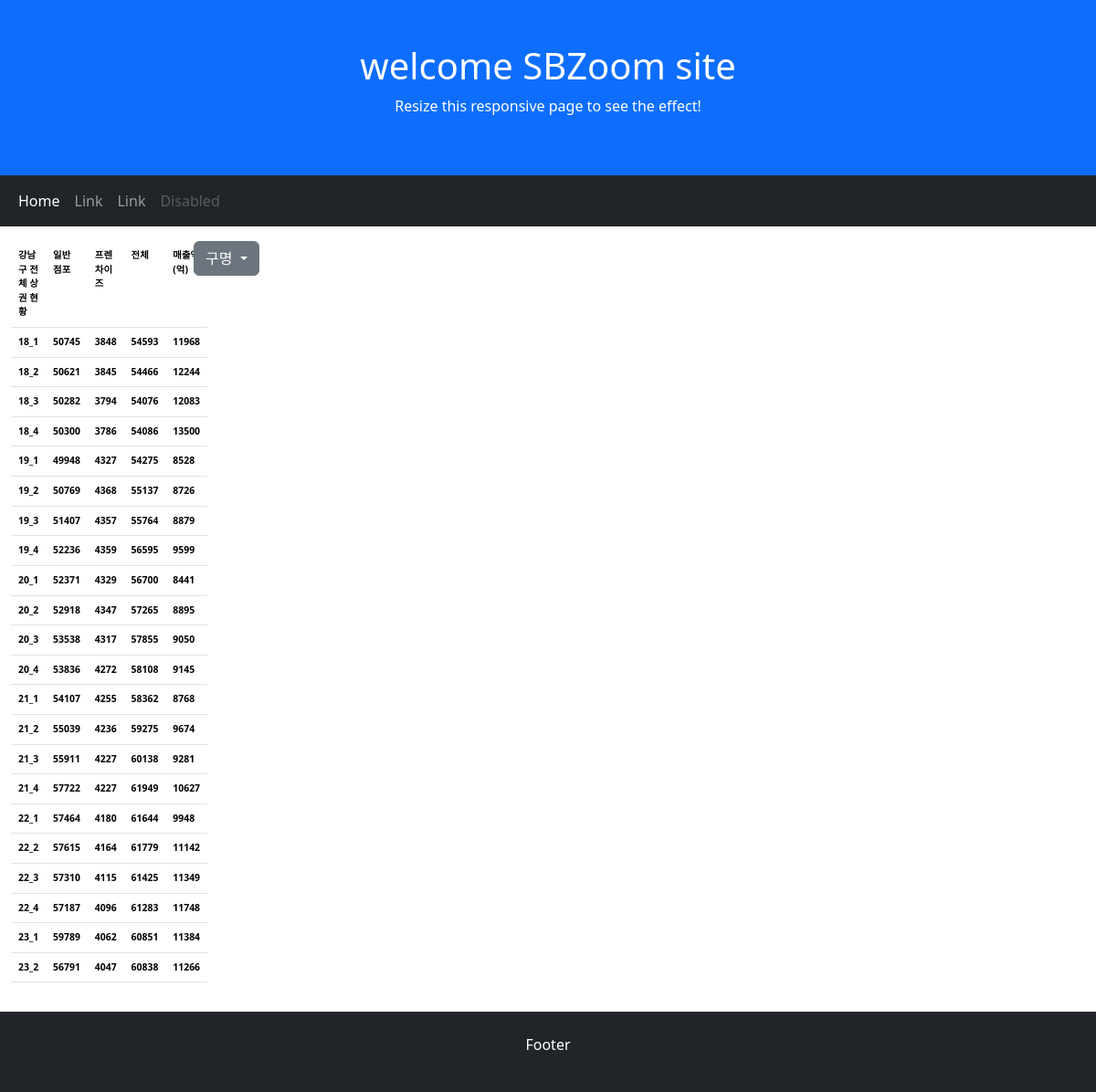
The app's page /SBZoom/kangnam/total with its own data.
### kangnam/models.py (models this page shows, shortened)
class GuModel(models.Model):
      guName = models.CharField(max_length=100)
      code = models.CharField(max_length=10)
      quarter = models.CharField(max_length=20)
      ilban = models.DecimalField(max_digits=10,decimal_places=0)
      franchise= models.DecimalField(max_digits=10,decimal_places=0)
      total = models.DecimalField(max_digits=10,decimal_places=0)
      sales = models.DecimalField(max_digits=10,decimal_places=0)

### kangnam/views.py (the view)
# urls.py: path("total", views.total, name="total"),
def total(request):
    q=GuModel.objects.filter(Q(code="W")) #gangnam_gumodel에서 code가 W(전체)인 데이타
    qlist =[str(a.quarter) for a in q ]
    ilban =[int(a.ilban) for a in q]
    franchise =[int(a.franchise) for a in q]
    total=[int(a.total) for a in q]
    sales=[int(a.sales) for a in q]
    title=['강남구 전체 상권 현황','일반 점포','프렌차이즈','전체','매출액(억)']
    ana_zip = list(zip(qlist,ilban,franchise,total,sales))
    context={}
    context['guzip'] = guzip
    context['title'] = title
    context['qlist'] = qlist
    context['ilban'] = ilban
    context['franchise'] = franchise
    context['total'] = total
    context['sales'] =  sales
    context['ana_zip'] = ana_zip
    context['menuzip'] = menuzip
    return render(request, 'kangnam/total.html', context)

### kangnam/templates/kangnam/total.html (shortened to what this page needs)
{% extends 'base.html'%}
{% load static %}

### dobong/templates/base.html (shortened to what this page needs)
{% load static %}
<!DOCTYPE html>
<html lang="en">
<head>
  <link href="https://cdn.jsdelivr.net/npm/bootstrap@5.3.2/dist/css/bootstrap.min.css" rel="stylesheet">
</head>
<body>
<div class="p-5 bg-primary text-white text-center">
  <h1>welcome SBZoom site</h1>
  <p>Resize this responsive page to see the effect!</p>
</div>
<nav class="navbar navbar-expand-sm bg-dark navbar-dark">
  <div class="container-fluid">
    <ul class="navbar-nav">
      <li class="nav-item">
        <a class="nav-link active" href="/SBZoom">Home</a>
      </li>
      <li class="nav-item">
        <a class="nav-link" href="#">Link</a>
      </li>
      <li class="nav-item">
        <a class="nav-link" href="#">Link</a>
      </li>
      <li class="nav-item">
        <a class="nav-link disabled" href="#">Disabled</a>
      </li>
    </ul>
  </div>
</nav>
<div class="container-fluid mt-3">
    <div class="row">
      <div class="col-sm-2">
        <table class="table" style="font-size:0.65rem; font-weight:bold;">
          <tr'>
           {% for t in title %}
           <td>{{t}}</td>
           {% endfor %}
          {% for gigan,ilban, franchise, total, sale in ana_zip %}
          <tr>
            <td>{{gigan}} </td><td>{{ilban}}</td><td>{{franchise}} </td><td>{{total}}</td><td>{{sale}}</td>
          </tr>
          {% endfor %}
        </table>
      </div>
      <div class="btn-group col-sm-1">
        <div class="dropdown">
           <a class="btn btn-secondary dropdown-toggle" href="#" role="button" id="dropdownMenuLink" data-bs-toggle="dropdown" aria-expanded="false">
            구명
           </a>
        </div>
      </div>
    </div>
</div>
<div class="container-fluid mt-3 p-4 bg-dark text-white text-center">
  <p>Footer</p>
</div>
</body>
</html>

### dobong/templates/base.html (style rules this page uses)
a { text-decoration:none; }

### records on screen
GuModel: quarter "18_1", ilban "50745", franchise "3848", total "54593", sales "11968"
GuModel: quarter "18_2", ilban "50621", franchise "3845", total "54466", sales "12244"
GuModel: quarter "18_3", ilban "50282", franchise "3794", total "54076", sales "12083"
GuModel: quarter "18_4", ilban "50300", franchise "3786", total "54086", sales "13500"
GuModel: quarter "19_1", ilban "49948", franchise "4327", total "54275", sales "8528"
GuModel: quarter "19_2", ilban "50769", franchise "4368", total "55137", sales "8726"
GuModel: quarter "19_3", ilban "51407", franchise "4357", total "55764", sales "8879"
GuModel: quarter "19_4", ilban "52236", franchise "4359", total "56595", sales "9599"
GuModel: quarter "20_1", ilban "52371", franchise "4329", total "56700", sales "8441"
GuModel: quarter "20_2", ilban "52918", franchise "4347", total "57265", sales "8895"
GuModel: quarter "20_3", ilban "53538", franchise "4317", total "57855", sales "9050"
GuModel: quarter "20_4", ilban "53836", franchise "4272", total "58108", sales "9145"
GuModel: quarter "21_1", ilban "54107", franchise "4255", total "58362", sales "8768"
GuModel: quarter "21_2", ilban "55039", franchise "4236", total "59275", sales "9674"
GuModel: quarter "21_3", ilban "55911", franchise "4227", total "60138", sales "9281"
GuModel: quarter "21_4", ilban "57722", franchise "4227", total "61949", sales "10627"
GuModel: quarter "22_1", ilban "57464", franchise "4180", total "61644", sales "9948"
GuModel: quarter "22_2", ilban "57615", franchise "4164", total "61779", sales "11142"
GuModel: quarter "22_3", ilban "57310", franchise "4115", total "61425", sales "11349"
GuModel: quarter "22_4", ilban "57187", franchise "4096", total "61283", sales "11748"
GuModel: quarter "23_1", ilban "59789", franchise "4062", total "60851", sales "11384"
GuModel: quarter "23_2", ilban "56791", franchise "4047", total "60838", sales "11266"

### other values on screen
{{ t }} "강남구 전체 상권 현황" "일반 점포" "프렌차이즈" "전체" "매출액(억)"
